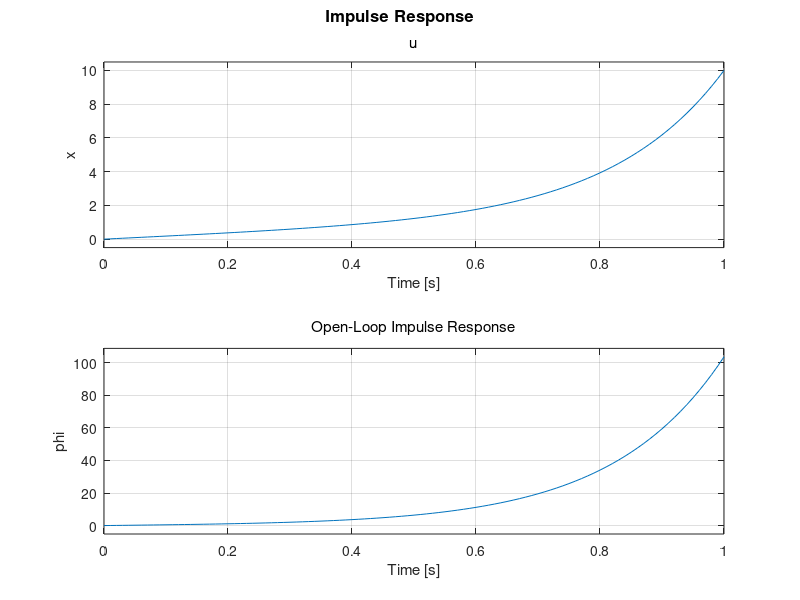

Write MATLAB code to recreate this figure.
M= 0.5;
m= 0.2;
b= 0.1;
L= 0.3;
g= 9.8;
I= 0.006; 
p= I*(M+m)+M*m*L^2;
A = [ 0  1  0  0 
0  -(I+m*L^2)*b/p  (m^2*g*L^2)/p  0 
0  0  0  1
0  -(m*L*b)/p  (M+m)*m*g*L/p  0];
B= [ 0;
(I+m*L^2)/p;
0;
m*L/p];
C= [1 0 0 0;
0 0 1 0];
D= [ 0; 0];
states={'x' 'x_dot' 'phi' 'phi_dot'};
inputs={'u'};
outputs={'x', 'phi'};
sys_ss= ss(A, B, C, D, 'statename', states, 'inputname', inputs, 'outputname', outputs);

%To test the repsonse of the system for an arbitrary impulsive force. 
t=0:0.01:1;
impulse(sys_ss, t);
title('Open-Loop Impulse Response')